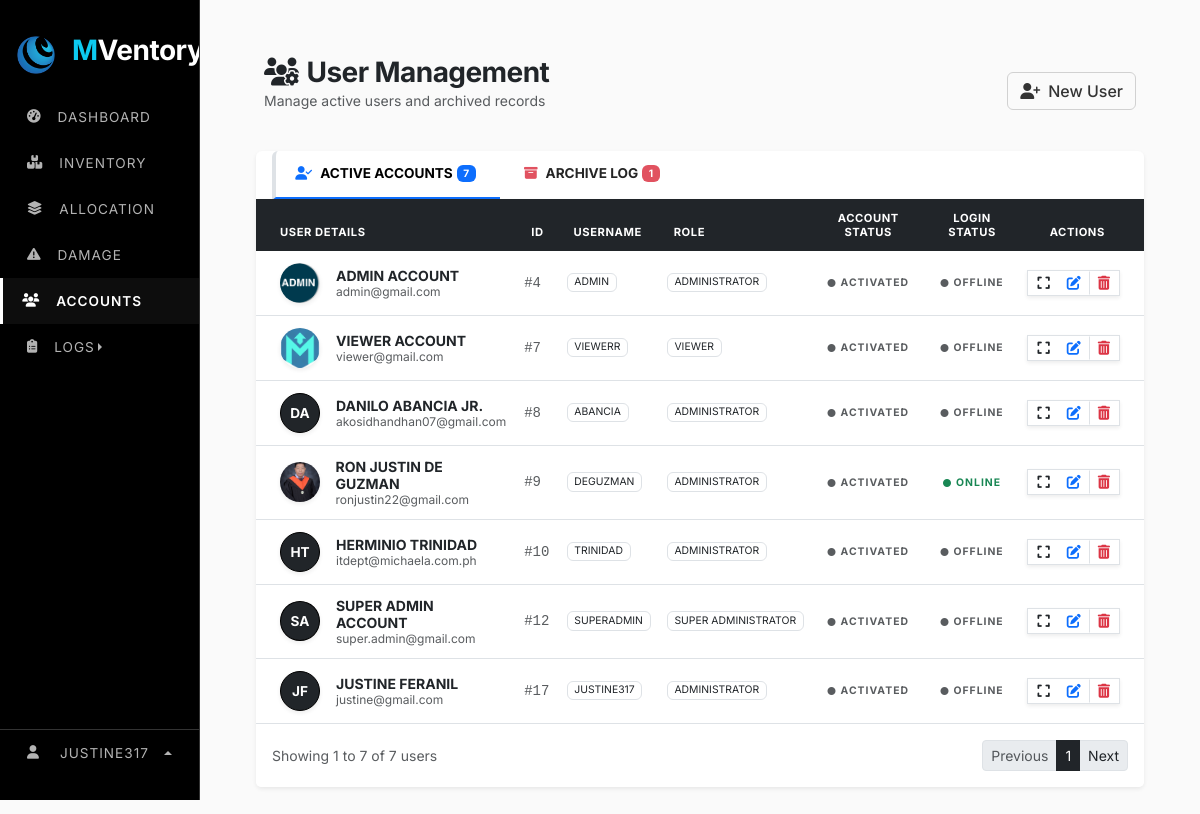
Page /web_content/accounts.php (signed in) on the committed database.
### tables this page shows
CREATE TABLE `system_settings` (
  `setting_key` varchar(100) NOT NULL,
  `setting_value` varchar(255) NOT NULL,
  `setting_type` enum('string','number','boolean','select') NOT NULL,
  `category` enum('general','inventory','notifications','security') NOT NULL,
  `description` varchar(255) DEFAULT NULL,
  PRIMARY KEY (`setting_key`)
);

CREATE TABLE `users` (
  `user_id` int(11) NOT NULL AUTO_INCREMENT,
  `role_id` varchar(15) NOT NULL,
  `username` varchar(9999) NOT NULL,
  `first_name` varchar(100) NOT NULL,
  `last_name` varchar(100) NOT NULL,
  `phone` varchar(11) NOT NULL,
  `address` varchar(500) DEFAULT NULL,
  `role` varchar(30) NOT NULL,
  `status` varchar(20) NOT NULL DEFAULT 'active',
  `email` varchar(150) NOT NULL,
  `password` varchar(255) NOT NULL,
  `profile_image` varchar(999) NOT NULL,
  `is_active` tinyint(1) DEFAULT 1,
  `is_login` tinyint(1) NOT NULL,
  `last_login` datetime DEFAULT NULL,
  `created_at` timestamp NOT NULL DEFAULT current_timestamp(),
  `deleted_at` timestamp NULL DEFAULT NULL,
  `last_activity` datetime DEFAULT current_timestamp(),
  PRIMARY KEY (`user_id`),
  UNIQUE KEY `email` (`email`)
);

### web_content/accounts.php (the view, shortened to what the rows shown need)
<?php
    include "../render/connection.php";
    include "../src/cdn/cdn_links.php";
    include "../fetch/fetch_account.php";
?>
<!doctype html>
<html lang="en">
    <head>
        <link rel="stylesheet" href="../src/style/main_style.css">
        <link rel="stylesheet" href="../src/style/accounts_style.css">
    </head>
    <body>
        <div class="row">
            <div class="col-lg-2">
                <?php include "../nav/sidebar_nav.php"; ?>
            </div>
            <div class="col">
                <div class="main-content">
                    <div class="container mt-4">
                        <div class="tab-content">
                            <div class="tab-pane fade show active" id="active-content">
                                <div class="card shadow-sm border-0 rounded-0 rounded-bottom">
                                    <div class="table-responsive">
                                        <table class="table table-hover align-middle mb-0">
                                            <thead class="table-dark">
                                                <tr>
                                                    <th class="ps-4 text-muted small">USER DETAILS</th>
                                                    <th class="text-muted small">ID</th>
                                                    <th class="text-muted small">USERNAME</th>
                                                    <th class="text-muted small">ROLE</th>
                                                    <th class="text-muted small text-center">ACCOUNT STATUS</th>
                                                    <th class="text-muted small text-center">LOGIN STATUS</th>
                                                    <th class="text-center text-muted small pe-4">ACTIONS</th>
                                                </tr>
                                            </thead>
                                            <tbody>
                                                <?php while($row = $user_result->fetch_assoc()):
                                                    $initials = strtoupper(substr($row['first_name'],0,1).substr($row['last_name'],0,1));
                                                ?>
                                                <tr>
                                                    <td class="ps-4">
                                                        <div class="d-flex align-items-center py-1">
                                                            <?php if (!empty($row['profile_image']) && file_exists($row['profile_image'])): ?>
                                                                <img src="<?= $row['profile_image'] ?>" class="me-3 shadow-sm" style="width: 40px; height: 40px; object-fit: cover; border-radius: 5rem;">
                                                            <?php else: ?>
                                                                <div class="me-3 d-flex align-items-center justify-content-center bg-dark text-white fw-bold shadow-sm rounded-circle" style="width: 40px; height: 40px; font-size: 0.85rem; border: 1px solid #000;"><?= $initials ?></div>
                                                            <?php endif; ?>
                                                            <div>
                                                                <div class="fw-bold text-dark mb-0 small text-uppercase"><?= $row['first_name'].' '.$row['last_name'] ?></div>
                                                                <div class="text-muted" style="font-size: 0.75rem;"><?= $row['email'] ?></div>
                                                            </div>
                                                        </div>
                                                    </td>
                                                    <td><span class="text-muted font-monospace small">#<?= $row['user_id'] ?></span></td>
                                                    <td><span class="badge border text-dark fw-normal text-uppercase" style="font-size: 0.65rem;"><?= $row['username'] ?></span></td>
                                                    <td><span class="badge border text-dark fw-normal text-uppercase" style="font-size: 0.65rem;"><?= $row['role'] ?></span></td>
                                                    <td class="text-center">
                                                        <span class="fw-bold <?= ($row['status'] == 'ACTIVE') ? 'text-dark' : 'text-muted' ?>" style="font-size: 0.65rem; letter-spacing: 1px;">
                                                            <i class="fa-solid fa-circle me-1" style="font-size: 0.5rem;"></i><?= ($row['status'] == 'active') ? 'ACTIVATED' : 'DEACTIVATED' ?>
                                                        </span>
                                                    </td>
                                                    <td class="text-center">
                                                        <span class="fw-bold <?= ($row['is_login'] == 1) ? 'text-success status-pulse' : 'text-muted' ?>" style="font-size: 0.65rem; letter-spacing: 1px;">
                                                            <i class="fa-solid fa-circle me-1" style="font-size: 0.5rem;"></i><?= ($row['is_login'] == 1) ? 'ONLINE' : 'OFFLINE' ?>
                                                        </span>
                                                    </td>
                                                    <td class="text-center pe-4">
                                                        <div class="btn-group btn-group-sm border rounded-0 shadow-sm">
                                                            <button class="btn btn-link text-dark py-1"
                                                                    data-bs-toggle="modal"
                                                                    data-bs-target="#viewUserModal"
                                                                    data-id="<?= $row['user_id'] ?>"
                                                                    data-username="<?= $row['username'] ?>"
                                                                    data-fname="<?= $row['first_name'] ?>"
                                                                    data-lname="<?= $row['last_name'] ?>"
                                                                    data-email="<?= $row['email'] ?>"
                                                                    data-role="<?= $row['role'] ?>"
                                                                    data-status="<?= $row['status'] ?>"
                                                                    data-phone="<?= $row['phone'] ?>"
                                                                    data-address="<?= $row['address'] ?? 'No address provided' ?>"
                                                                    data-created="<?= date('M d, Y', strtotime($row['created_at'])) ?>"
                                                                    data-lastlogin="<?= $row['last_login'] ? date('M d, Y h:i A', strtotime($row['last_login'])) : 'Never' ?>"
                                                                    data-img="<?= $row['profile_image'] ?>"
                                                                    data-initials="<?= $initials ?>">
                                                                <i class="fa-solid fa-expand"></i>
                                                            </button>
                                                            <button type="button"
                                                                class="btn btn-sm btn-link "
                                                                data-bs-toggle="modal"
                                                                data-bs-target="#editUserModal"
                                                                data-id="<?= $row['user_id']; ?>"
                                                                data-username="<?= $row['username']; ?>"
                                                                data-status="<?= $row['status']; ?>">
                                                                <i class="fa-solid fa-pen-to-square"></i>
                                                            </button>
                                                            <button type="button"
                                                                class="btn btn-sm btn-link text-danger border-start"
                                                                data-bs-toggle="modal"
                                                                data-bs-target="#deleteUserModal"
                                                                data-id="<?= $row['user_id'] ?>"
                                                                data-username="<?= $row['username'] ?>"
                                                                data-fname="<?= $row['first_name'] ?>"
                                                                data-lname="<?= $row['last_name'] ?>"
                                                                data-email="<?= $row['email'] ?>"
                                                                data-role="<?= $row['role'] ?>"
                                                                data-status="<?= $row['status'] ?>"
                                                                data-phone="<?= $row['phone'] ?>"
                                                                data-address="<?= $row['address'] ?? 'No address provided' ?>"
                                                                data-created="<?= date('M d, Y', strtotime($row['created_at'])) ?>"
                                                                data-lastlogin="<?= $row['last_login'] ? date('M d, Y h:i A', strtotime($row['last_login'])) : 'Never' ?>"
                                                                data-img="<?= $row['profile_image'] ?>"
                                                                data-initials="<?= $initials ?>">
                                                                <i class="fa-solid fa-trash-can"></i>
                                                            </button>
                                                        </div>
                                                    </td>
                                                </tr>
                                                <?php endwhile; ?>
                                            </tbody>
                                        </table>
                                    </div>
                                </div>
                            </div>
                        </div>
                    </div>
                </div>
            </div>
        </div>
    </body>
</html>

### nav/sidebar_nav.php (shortened to what the rows shown need)
<?php
$app_name = "SELECT setting_value FROM system_settings WHERE setting_key = 'app_name'";
$result = $conn->query($app_name);
if ($result && $result->num_rows > 0) {
    $row = $result->fetch_assoc();
    $app_name_value = $row['setting_value'];
} else {
    $app_name_value = "MVentory";
}
$words = explode(" ", $app_name_value);
if (count($words) > 1) {
    $first_part = '<span class="text-info">' . htmlspecialchars($words[0]) . '</span>';
    array_shift($words);
    $second_part = htmlspecialchars(implode("", $words));
    $display_name = $first_part . $second_part;
} else {
    $display_name = htmlspecialchars($app_name_value);
}
$app_logo = "SELECT setting_value FROM system_settings WHERE setting_key = 'app_logo'";
$result_logo = $conn->query($app_logo);
if ($result_logo && $result_logo->num_rows > 0) {
    $row_logo = $result_logo->fetch_assoc();
    $app_logo_value = $row_logo['setting_value'];
} else {
    $app_logo_value = "default_logo.png";
}
?>
<link rel="stylesheet" href="../src/style/navbar_style.css">
<div class="sidebar-stark" id="sidebar">
    <div class="sidebar-header">
        <img src="../src/image/logo/<?php echo $app_logo_value; ?>" width="40" alt="Logo">
        <h3 class="ms-3 fw-bold text-white logo-text"><?php echo $display_name; ?></h3>
    </div>
</div>

### rows in the picture
system_settings: setting_value (picture)
system_settings: setting_value "M"
users: profile_image (picture), first_name "ADMIN", last_name "ACCOUNT", email "admin@gmail.com", user_id "4", username "ADMIN", role "ADMINISTRATOR", status "ACTIVATED", is_login "OFFLINE"
users: profile_image (picture), first_name "VIEWER", last_name "ACCOUNT", email "viewer@gmail.com", user_id "7", username "VIEWERR", role "VIEWER", status "ACTIVATED", is_login "OFFLINE"
users: initials "DA", first_name "DANILO", last_name "ABANCIA JR.", email "akosidhandhan07@gmail.com", user_id "8", username "ABANCIA", role "ADMINISTRATOR", status "ACTIVATED", is_login "OFFLINE"
users: profile_image (picture), first_name "RON JUSTIN", last_name "DE GUZMAN", email "ronjustin22@gmail.com", user_id "9", username "DEGUZMAN", role "ADMINISTRATOR", status "ACTIVATED", is_login "ONLINE"
users: initials "HT", first_name "HERMINIO", last_name "TRINIDAD", email "itdept@michaela.com.ph", user_id "10", username "TRINIDAD", role "ADMINISTRATOR", status "ACTIVATED", is_login "OFFLINE"
users: initials "SA", first_name "SUPER ADMIN", last_name "ACCOUNT", email "super.admin@gmail.com", user_id "12", username "SUPERADMIN", role "SUPER ADMINISTRATOR", status "ACTIVATED", is_login "OFFLINE"
users: initials "JF", first_name "JUSTINE", last_name "FERANIL", email "justine@gmail.com", user_id "17", username "JUSTINE317", role "ADMINISTRATOR", status "ACTIVATED", is_login "OFFLINE"

### other values in the picture
$_SESSION['username'] "JUSTINE317"
$total_active "7"
$total_archived "1"
$offset+1 "1"
min($offset+$limit, $total_active) "7"
$page "1"
